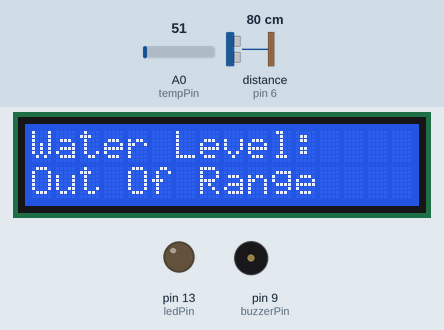
Simulated run of this sketch. Board: Arduino Uno, built with avr-gcc and run on an emulated ATmega328P. Shown: 16×2 character LCD, output pins drawn as LEDs (lit = HIGH), buzzer (waves = sounding). Wiring (inferred from the names in the program): ultrasonic range finder: trigger pin 5; echo pin 6. Inputs (shaded band) come from the test bench; at power-on: distance to the obstacle (sensor on pin 6) 80 cm, A0 (tempPin) = 51. The echo pulse lasts 58.3 µs per cm; pins used as bus, display or sensor lines are not drawn; what the sketch prints to the serial monitor is not drawn.

Above: at 1.2 s.
1.3 s: distance to the obstacle (sensor on pin 6) set to 2 cm
At 2.9 s:
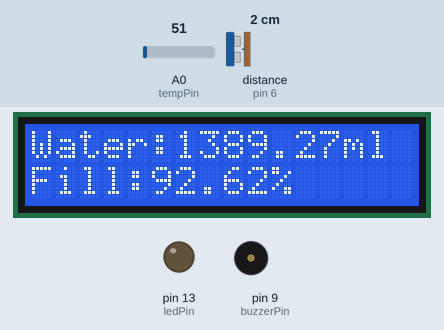
6.3 s: distance to the obstacle (sensor on pin 6) set to 23 cm
At 10.0 s:
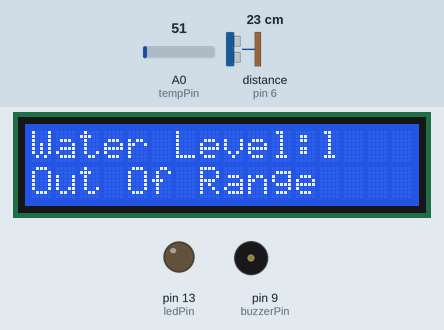
11.3 s: distance to the obstacle (sensor on pin 6) set to 35 cm
At 14.1 s:
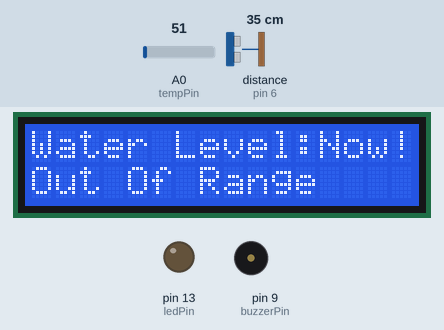
16.3 s: A0 (tempPin) set to 61
At 21.0 s:
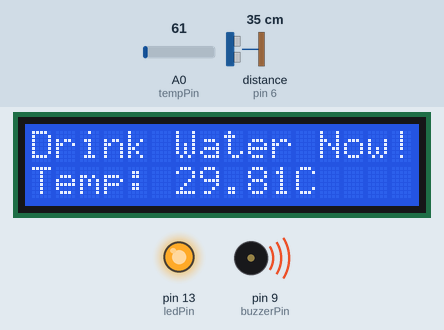
21.3 s: A0 (tempPin) set to 71
At 26.1 s:
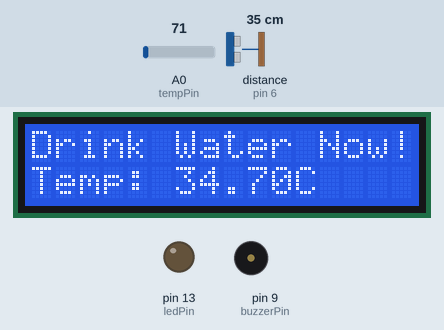
26.3 s: A0 (tempPin) set to 44
At 30.0 s:
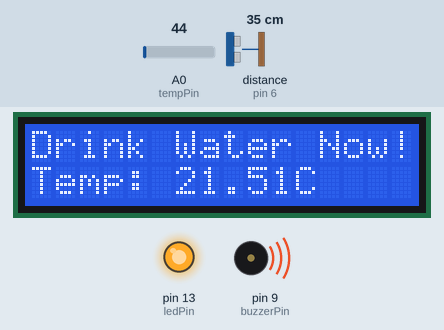
31.3 s: A0 (tempPin) set to 36
Timing chart, 0 to 34.3 s (numbered marks = the images above; inputs shaded):
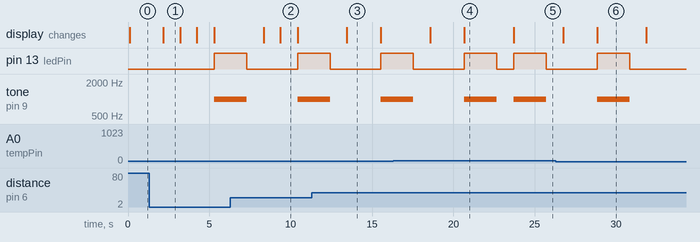

Measured:
- after the input at 1.3 s, the display: changes after 0.86 s (image 1)
- after the input at 11.3 s, the display: changes after 2.2 s (image 3)
- after the input at 16.3 s, the display: first differs from a run without the input after 4.4 s (image 4)
- after the input at 21.3 s, the display: changes after 2.4 s (image 5)
- after the input at 26.3 s, the display: first changes after 0.45 s (image 6 shows a later state)
- after the input at 31.3 s, pin 13 (ledPin): stays LOW (without the input it goes to HIGH after 2.7 s); tone on pin 9 (buzzerPin): stays silent (without the input it goes to 1000 Hz after 2.7 s)
- what the display in image 1 shows lasts 1.0 s, from 2.2 s to 3.2 s

The sketch:

smart-water-bottle.ino
```cpp
#include <LiquidCrystal_I2C.h>

#define BOTTLE_HEIGHT 23.0       // Bottle height in cm
#define BOTTLE_CAPACITY 1500      // Bottle capacity in ml

#define TRIG_PIN 5
#define ECHO_PIN 6
#define buzzerPin 9
#define ledPin 13
#define tempPin A0

#define REMINDER_HOT 2000        // 2 seconds
#define REMINDER_MODERATE 5000   // 5 seconds
#define REMINDER_COOL 10000       // 10 seconds

//#define REMINDER_HOT 1200000      // 20 minutes
//#define REMINDER_MODERATE 2400000 // 40 minutes
//#define REMINDER_COOL 3600000     // 60 minutes

unsigned long lastReminderTime = 0;
unsigned long reminderInterval = REMINDER_COOL;

long duration;
float distance, percentage, waterLevel, mlPerCm, volumeML;

LiquidCrystal_I2C lcd(0x27, 16, 2);

void setup() {
  lcd.init();
  lcd.backlight(); // Enable LCD backlight
  Serial.begin(9600);

  pinMode(TRIG_PIN, OUTPUT);
  pinMode(ECHO_PIN, INPUT);
  pinMode(buzzerPin, OUTPUT);
  pinMode(ledPin, OUTPUT);
}

void loop() {
  // Temperature reading and conversion
  int analogValue = analogRead(tempPin);
  float voltage = analogValue * (5.0 / 1023.0);
  float temperatureC = voltage * 100;

  // Adjust reminder interval based on temperature
  if (temperatureC > 30) {
    reminderInterval = REMINDER_HOT;
  } else if (temperatureC > 20) {
    reminderInterval = REMINDER_MODERATE;
  } else {
    reminderInterval = REMINDER_COOL;
  }

  // Ultrasonic sensor reading
  digitalWrite(TRIG_PIN, LOW);
  delayMicroseconds(2);
  digitalWrite(TRIG_PIN, HIGH);
  delayMicroseconds(10);
  digitalWrite(TRIG_PIN, LOW);

  duration = pulseIn(ECHO_PIN, HIGH);
  distance = (duration * 0.0343) / 2;
  waterLevel = BOTTLE_HEIGHT - distance;
  mlPerCm = BOTTLE_CAPACITY / BOTTLE_HEIGHT;
  volumeML = waterLevel * mlPerCm;
  percentage = (volumeML / BOTTLE_CAPACITY) * 100;

  if (volumeML > BOTTLE_CAPACITY || volumeML < 0) {
    Serial.println("Water Volume: Out Of Range");
    lcd.setCursor(0, 0);
    lcd.print("Water Level:");
    lcd.setCursor(0, 1);
    lcd.print("Out Of Range  ");
  } else {
    serial_display();
    lcd_display();
  }

  checkDrinkingReminder(temperatureC);
  delay(1000);
}

void serial_display() {
  Serial.print("Water Volume: ");
  Serial.print(volumeML);
  Serial.print(" ml / ");
  Serial.print(BOTTLE_CAPACITY);
  Serial.println(" ml");
  Serial.print(" || ");
  Serial.print(percentage);
  Serial.println("% full");
}

void lcd_display() {
  lcd.setCursor(0, 0);
  lcd.print("Water:");
  lcd.print(volumeML);
  lcd.print("ml   ");

  lcd.setCursor(0, 1);
  lcd.print("Fill:");
  lcd.print(percentage);
  lcd.print("%     ");
}

void checkDrinkingReminder(float temp) {
  if (millis() - lastReminderTime >= reminderInterval) {
    lastReminderTime = millis();

    lcd.clear();
    lcd.setCursor(0, 0);
    lcd.print("Drink Water Now!");

    lcd.setCursor(0, 1);
    lcd.print("Temp: ");
    lcd.print(temp);
    lcd.print("C ");

    tone(buzzerPin, 1000);
    digitalWrite(ledPin, HIGH);
    delay(2000);
    noTone(buzzerPin);
    digitalWrite(ledPin, LOW);
  }
}
```
